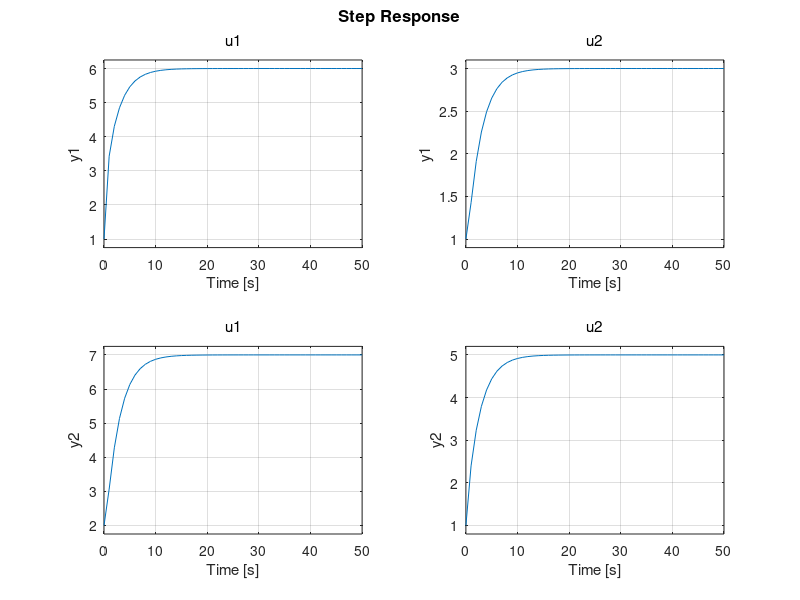

Reproduce this figure in MATLAB. (Note: this script raises an error after producing the figure.)
%% MIMO DMC simulation 
% -- Author: Dingran Yuan
% -- Date: 29/03/2022

clearvars
clc;

%% Model simulation (MIMO state space model)
A = [-2,1;1,-1];
B = [5,0;0,2];
C = [1,0;0,1];
D = [1,1;2,1];

sys = ss(A,B,C,D);
step(sys, 0:1:50);

%% Initialise parameters
Ts = 0.1; % Sampling time
P = 20; % Prediction horizon
M = 5; % Control horizon
N = 50; % Model length

[a_step, t_step] = step(sys, 0:Ts:50 - Ts); % Step response of the system

nIn = size(a_step, 3); % number of inputs
nOut = size(a_step, 2); % number of outputs

a11 = a_step(1:50,1,1);
a12 = a_step(1:50,1,2); % Step response from in(2) to out(1)
a21 = a_step(1:50,2,1); % Step response from in(1) to out(2)
a22 = a_step(1:50,2,2);
% plot(t_step(1:50),a_step(1:50,2,1))

A11 = zeros(P, M); 
A12 = zeros(P, M); 
A21 = zeros(P, M); 
A22 = zeros(P, M); 

% coloum matrix for YN & YP 
YN = zeros(nOut*N, 1);
YP = zeros(nOut*P, 1);

% Elements used to compute D matrix
L = zeros(nIn, nIn*M);
S = zeros(nOut*N, nOut*N);
Q = zeros(nOut*P, nOut*P);
R = zeros(nIn*M, nIn*M);
H = zeros(nOut*N, nOut);

% Construct A matrices
for i = 1: P
    for j = 1: M
        if(i-j+1 > 0)
            A11(i, j) = a11(i - j + 1);
            A12(i, j) = a12(i - j + 1);
            A21(i, j) = a21(i - j + 1);
            A22(i, j) = a22(i - j + 1);
        end
    end
end

A = [A11, A12; A21, A22];  
AN = [a11, a12; a21, a22];

% weight for system error and input (here we penalise the error more)
Q_arg = [1 5]; % weight for system error
R_arg = [3 4]; % weight for control input
Out_ref = [20 5]; % reference of the output
wr = zeros(nOut * P, 1);

% Construct wr & Q & S & R & L
for i = 1:nOut
    % Construct wr
    wr((i-1)*P+1: i*P) = Out_ref(i) * ones(P, 1);

    % Construct Q
    Q((i-1)*P+1:i*P, (i-1)*P+1:i*P) = Q_arg(i)*eye(P);
    
    % Construct S
    S((i-1)*N+1:i*N-1, (i-1)*N+2:i*N) = eye(N-1);
    S(i*N, i*N) = 1;

    % Construct H
    H((i-1)*N + 1:i*N, i) = ones(N, 1);
end
for i = 1:nIn
    % Construct R
    R((i-1)*M+1:i*M, (i-1)*M+1:i*M) = R_arg(i)*eye(M);

    % Construct L
    L(i,(i-1)*M + 1) = 1;
end

% Offline computation of matrix D
D = L / (A'*Q*A+R)*A'*Q; 

%% MIMO DMC loop

t_sim = 100.0; % Simulate for 20s
mpc_time = 0.0;
u = [0;0]; % Control signal
X_curr = [0;0]; % initial state

Y_array = X_curr; % Store output for plotting
figure

while(mpc_time < t_sim)
    for i = 1:nOut
        YP((i-1)*P+1:i*P) = YN((i-1)*N+1:(i-1)*N+P);
    end
    du = D * (wr - YP);

    YN1 = YN + AN * du;
    Y1 = [YN1(1);YN1(N+1)]; % The current estimation after control input
    
    u = u + du;
    [X_curr, Y_curr] = RKsolver(sys, u, X_curr, Ts);
    e1 = X_curr - Y1; % calculate the error with the real output
    Y_cor = YN1 + H*e1;
    YN = S * Y_cor;
    Y_array = [Y_array, [YN(1);YN(N+1)]];
    mpc_time = mpc_time + Ts;

    %% visualise by step
    subplot(1,2,1)
    plot(linspace(0, mpc_time, size(Y_array,2)), Y_array(1,:), 'b-');
    grid on
    grid minor
    yline(Out_ref(1), 'r--', 'Reference')
    xlabel('{t} (sec)');
    ylabel('Output value');
    drawnow
    subplot(1,2,2)
    plot(linspace(0, mpc_time, size(Y_array,2)), Y_array(2,:), 'b-');
    grid on
    grid minor
    xlabel('{t} (sec)');
    ylabel('Output value');
    yline(Out_ref(2),'r--','Reference')
end

%% Runge-Kutta method for simulation
function [x1, y1] = RKsolver(sys, u, x0, Ts)
%--
%-> u: the input of the system
%-> sys: the state space model of the system
%<- Fu: the output differential equition 
    A = sys.A; B = sys.B;
    C = sys.C; D = sys.D;
    F = @(t, x) A*x + B*u;
    [t, X_tmp] = ode45(F, [0, Ts], x0);
%     plot(t, X_tmp)
    x1 = X_tmp(end,:)';
    y1 = C*x1 + D*u;
end

%% Appendix codes
% Construct the output reference matrix
% for i = 1:nOut
%     wr((i-1)*P+1: i*P) = Out_ref(i) * ones(P, 1);
% end

% Construct L matrix
% for i = 1:nIn
%     L(i,(i-1)*M + 1) = 1;
% end

% Construct S matrix
% for i = 1:nOut
%     S((i-1)*N+1:i*N-1, (i-1)*N+2:i*N) = eye(N-1);
%     S(i*N, i*N) = 1;
% end

% Construct H matrix
% for i = 1:nOut
%     H((i-1)*N + 1:i*N, i) = ones(N, 1);
% end